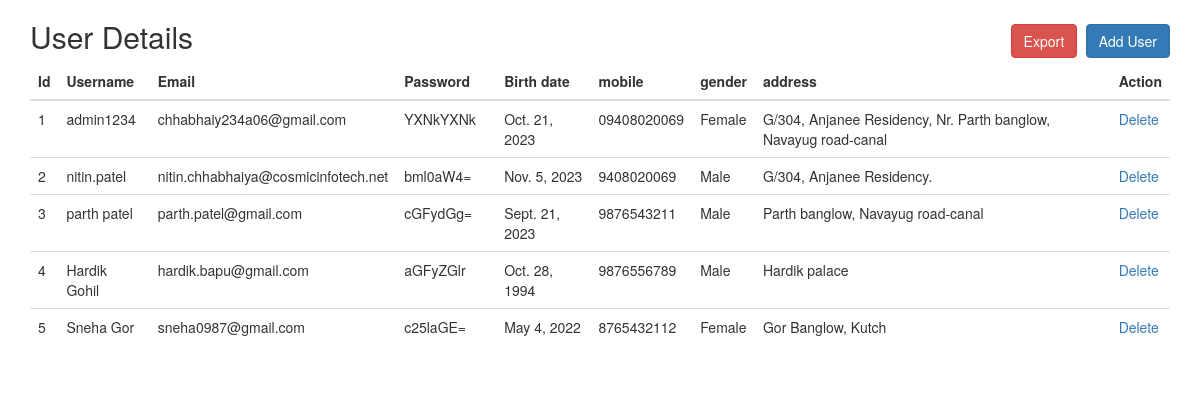
The page / on the database its author committed.
### statement1/models.py (models this page shows, shortened)
class UserInfo(models.Model):
    user_id = models.ForeignKey(UserProfile,on_delete=models.CASCADE,blank=True,null=True)
    date_of_birth = models.DateField(auto_now=False,blank=True,null=True)
    mobile = models.CharField(default="", max_length=255, blank=True, null=True)
    gender = models.CharField(max_length=50, choices=GENDER_LIST, blank=True, null=True)
    address = models.TextField(default="", blank=True, null=True)
    added = models.DateField(auto_now_add=True, blank=True, null=True)
    updated = models.DateField(auto_now=True, blank=True, null=True)

class UserProfile(models.Model):
    username = models.CharField(max_length=255,unique=True)
    user_email = models.EmailField(max_length=255,unique=True)
    password = models.CharField(max_length=500)
    added = models.DateField(auto_now_add=True, blank=True, null=True)
    updated = models.DateField(auto_now=True, blank=True, null=True)

### statement1/views.py (the view)
# urls.py: path('', index, name='index'),
def index(request):
    context = UserInfo.objects.all().select_related('user_id')
    return render(request,"index.html",{'context':context})

### statement1/templates/index.html (shortened to what this page needs)
<!DOCTYPE html>
<html lang="en">
<head>
  <link rel="stylesheet" href="https://maxcdn.bootstrapcdn.com/bootstrap/3.4.1/css/bootstrap.min.css">
</head>
<body>
<div class="container">
  <h2>User Details
    <span style="float: right;">
      <a href="{% url 'exportuser'%}" class="btn btn-danger">Export</a>
      <a href="{% url 'insertuser'%}" class="btn btn-primary">Add User</a>
    </span>
  </h2>
  <table class="table table-hover">
    <thead>
      <tr>
        <th>Id</th>
        <th>Username</th>
        <th>Email</th>
        <th class="text-break" style="width: 100px;">Password</th>
        <th>Birth date</th>
        <th>mobile</th>
        <th >gender</th>
        <th>address</th>
        <th>Action</th>
      </tr>
    </thead>
    <tbody>
      {% for data in context %}
      <tr>
        <td>{{forloop.counter}}</td>
        <td>{{data.user_id.username}}</td>
        <td>{{data.user_id.user_email}}</td>
        <td class="text-break" style="width: 100px;">{{data.user_id.password}}</td>
        <td>{{data.date_of_birth}}</td>
        <td>{{data.mobile}}</td>
        <td>{{data.gender}}</td>
        <td>{{data.address}}</td>
        <td>
          <a href="{% url 'deleteuser' data.user_id.id %}">Delete</a>
        </td>
      </tr>
      {% endfor %}
    </tbody>
  </table>
</div>
</body>
</html>

### rows shown on the page
UserInfo: user_id.username "admin1234", user_id.user_email "chhabhaiy234a06@gmail.com", user_id.password "YXNkYXNk", date_of_birth "Oct. 21, 2023", mobile "09408020069", gender "Female", address "G/304, Anjanee Residency, Nr. Parth banglow, Navayug road-canal"
UserInfo: user_id.username "nitin.patel", user_id.user_email "nitin.chhabhaiya@cosmicinfotech.net", user_id.password "bml0aW4=", date_of_birth "Nov. 5, 2023", mobile "9408020069", gender "Male", address "G/304, Anjanee Residency."
UserInfo: user_id.username "parth patel", user_id.user_email "parth.patel@gmail.com", user_id.password "cGFydGg=", date_of_birth "Sept. 21, 2023", mobile "9876543211", gender "Male", address "Parth banglow, Navayug road-canal"
UserInfo: user_id.username "Hardik Gohil", user_id.user_email "hardik.bapu@gmail.com", user_id.password "aGFyZGlr", date_of_birth "Oct. 28, 1994", mobile "9876556789", gender "Male", address "Hardik palace"
UserInfo: user_id.username "Sneha Gor", user_id.user_email "sneha0987@gmail.com", user_id.password "c25laGE=", date_of_birth "May 4, 2022", mobile "8765432112", gender "Female", address "Gor Banglow, Kutch"
